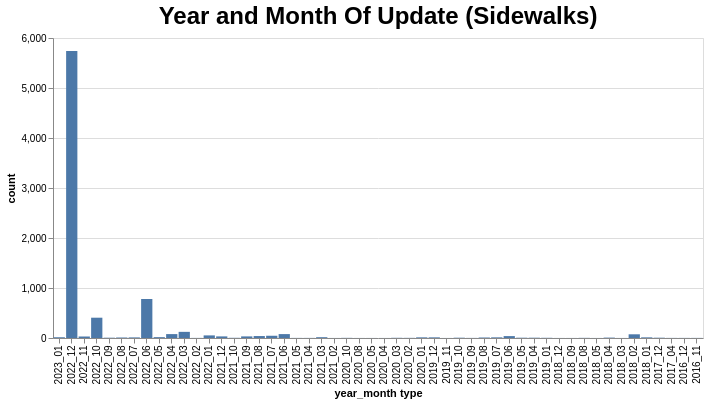

Describe this chart as a Vega-Lite specification.
### Vega-Lite specification from a JSON file in a GitHub repository (floating-point values rounded to 4 significant figures)
{"config": {"view": {"continuousWidth": 300, "continuousHeight": 300}, "title": {"fontSize": 24}}, "data": {"values": [{"year_month type": "2022_12", "count": 5741, "percent": "73.96%"}, {"year_month type": "2022_06", "count": 780, "percent": "10.05%"}, {"year_month type": "2022_10", "count": 406, "percent": "5.23%"}, {"year_month type": "2022_03", "count": 123, "percent": "1.58%"}, {"year_month type": "2021_06", "count": 78, "percent": "1.0%"}, {"year_month type": "2022_04", "count": 78, "percent": "1.0%"}, {"year_month type": "2018_02", "count": 74, "percent": "0.95%"}, {"year_month type": "2022_01", "count": 52, "percent": "0.67%"}, {"year_month type": "2021_07", "count": 45, "percent": "0.58%"}, {"year_month type": "2021_08", "count": 39, "percent": "0.5%"}, {"year_month type": "2019_06", "count": 38, "percent": "0.49%"}, {"year_month type": "2021_09", "count": 32, "percent": "0.41%"}, {"year_month type": "2021_12", "count": 32, "percent": "0.41%"}, {"year_month type": "2022_11", "count": 30, "percent": "0.39%"}, {"year_month type": "2022_05", "count": 17, "percent": "0.22%"}, {"year_month type": "2021_03", "count": 16, "percent": "0.21%"}, {"year_month type": "2023_01", "count": 15, "percent": "0.19%"}, {"year_month type": "2018_01", "count": 13, "percent": "0.17%"}, {"year_month type": "2019_07", "count": 13, "percent": "0.17%"}, {"year_month type": "2019_12", "count": 13, "percent": "0.17%"}, {"year_month type": "2020_01", "count": 13, "percent": "0.17%"}, {"year_month type": "2022_07", "count": 12, "percent": "0.15%"}, {"year_month type": "2022_08", "count": 10, "percent": "0.13%"}, {"year_month type": "2019_08", "count": 10, "percent": "0.13%"}, {"year_month type": "2018_04", "count": 8, "percent": "0.1%"}, {"year_month type": "2019_10", "count": 6, "percent": "0.08%"}, {"year_month type": "2017_12", "count": 6, "percent": "0.08%"}, {"year_month type": "2019_04", "count": 6, "percent": "0.08%"}, {"year_month type": "2022_09", "count": 6, "percent": "0.08%"}, {"year_month type": "2019_05", "count": 6, "percent": "0.08%"}, {"year_month type": "2020_03", "count": 4, "percent": "0.05%"}, {"year_month type": "2021_10", "count": 4, "percent": "0.05%"}, {"year_month type": "2019_01", "count": 4, "percent": "0.05%"}, {"year_month type": "2020_10", "count": 3, "percent": "0.04%"}, {"year_month type": "2020_02", "count": 3, "percent": "0.04%"}, {"year_month type": "2018_08", "count": 3, "percent": "0.04%"}, {"year_month type": "2021_04", "count": 2, "percent": "0.03%"}, {"year_month type": "2017_04", "count": 2, "percent": "0.03%"}, {"year_month type": "2019_09", "count": 2, "percent": "0.03%"}, {"year_month type": "2016_12", "count": 2, "percent": "0.03%"}, {"year_month type": "2021_05", "count": 2, "percent": "0.03%"}, {"year_month type": "2016_11", "count": 2, "percent": "0.03%"}, {"year_month type": "2022_02", "count": 2, "percent": "0.03%"}, {"year_month type": "2021_02", "count": 1, "percent": "0.01%"}, {"year_month type": "2020_08", "count": 1, "percent": "0.01%"}, {"year_month type": "2020_04", "count": 1, "percent": "0.01%"}, {"year_month type": "2019_11", "count": 1, "percent": "0.01%"}, {"year_month type": "2018_12", "count": 1, "percent": "0.01%"}, {"year_month type": "2018_09", "count": 1, "percent": "0.01%"}, {"year_month type": "2018_05", "count": 1, "percent": "0.01%"}, {"year_month type": "2018_03", "count": 1, "percent": "0.01%"}, {"year_month type": "2020_05", "count": 1, "percent": "0.01%"}]}, "mark": {"type": "bar"}, "encoding": {"tooltip": [{"field": "percent", "type": "nominal"}], "x": {"field": "year_month type", "sort": "-x", "type": "nominal"}, "y": {"field": "count", "type": "quantitative"}}, "height": 300, "params": [{"name": "param_8", "select": {"type": "interval", "encodings": ["x", "y"]}, "bind": "scales"}], "title": "Year and Month Of Update (Sidewalks)", "width": 650, "$schema": "https://vega.github.io/schema/vega-lite/v5.json", "datasets": {"data-5abe50cfeee292670916facf15d2772b": [{"year_month type": "2022_12", "count": 5741, "percent": "73.96%"}, {"year_month type": "2022_06", "count": 780, "percent": "10.05%"}, {"year_month type": "2022_10", "count": 406, "percent": "5.23%"}, {"year_month type": "2022_03", "count": 123, "percent": "1.58%"}, {"year_month type": "2021_06", "count": 78, "percent": "1.0%"}, {"year_month type": "2022_04", "count": 78, "percent": "1.0%"}, {"year_month type": "2018_02", "count": 74, "percent": "0.95%"}, {"year_month type": "2022_01", "count": 52, "percent": "0.67%"}, {"year_month type": "2021_07", "count": 45, "percent": "0.58%"}, {"year_month type": "2021_08", "count": 39, "percent": "0.5%"}, {"year_month type": "2019_06", "count": 38, "percent": "0.49%"}, {"year_month type": "2021_09", "count": 32, "percent": "0.41%"}, {"year_month type": "2021_12", "count": 32, "percent": "0.41%"}, {"year_month type": "2022_11", "count": 30, "percent": "0.39%"}, {"year_month type": "2022_05", "count": 17, "percent": "0.22%"}, {"year_month type": "2021_03", "count": 16, "percent": "0.21%"}, {"year_month type": "2023_01", "count": 15, "percent": "0.19%"}, {"year_month type": "2018_01", "count": 13, "percent": "0.17%"}, {"year_month type": "2019_07", "count": 13, "percent": "0.17%"}, {"year_month type": "2019_12", "count": 13, "percent": "0.17%"}, {"year_month type": "2020_01", "count": 13, "percent": "0.17%"}, {"year_month type": "2022_07", "count": 12, "percent": "0.15%"}, {"year_month type": "2022_08", "count": 10, "percent": "0.13%"}, {"year_month type": "2019_08", "count": 10, "percent": "0.13%"}, {"year_month type": "2018_04", "count": 8, "percent": "0.1%"}, {"year_month type": "2019_10", "count": 6, "percent": "0.08%"}, {"year_month type": "2017_12", "count": 6, "percent": "0.08%"}, {"year_month type": "2019_04", "count": 6, "percent": "0.08%"}, {"year_month type": "2022_09", "count": 6, "percent": "0.08%"}, {"year_month type": "2019_05", "count": 6, "percent": "0.08%"}, {"year_month type": "2020_03", "count": 4, "percent": "0.05%"}, {"year_month type": "2021_10", "count": 4, "percent": "0.05%"}, {"year_month type": "2019_01", "count": 4, "percent": "0.05%"}, {"year_month type": "2020_10", "count": 3, "percent": "0.04%"}, {"year_month type": "2020_02", "count": 3, "percent": "0.04%"}, {"year_month type": "2018_08", "count": 3, "percent": "0.04%"}, {"year_month type": "2021_04", "count": 2, "percent": "0.03%"}, {"year_month type": "2017_04", "count": 2, "percent": "0.03%"}, {"year_month type": "2019_09", "count": 2, "percent": "0.03%"}, {"year_month type": "2016_12", "count": 2, "percent": "0.03%"}, {"year_month type": "2021_05", "count": 2, "percent": "0.03%"}, {"year_month type": "2016_11", "count": 2, "percent": "0.03%"}, {"year_month type": "2022_02", "count": 2, "percent": "0.03%"}, {"year_month type": "2021_02", "count": 1, "percent": "0.01%"}, {"year_month type": "2020_08", "count": 1, "percent": "0.01%"}, {"year_month type": "2020_04", "count": 1, "percent": "0.01%"}, {"year_month type": "2019_11", "count": 1, "percent": "0.01%"}, {"year_month type": "2018_12", "count": 1, "percent": "0.01%"}, {"year_month type": "2018_09", "count": 1, "percent": "0.01%"}, {"year_month type": "2018_05", "count": 1, "percent": "0.01%"}, {"year_month type": "2018_03", "count": 1, "percent": "0.01%"}, {"year_month type": "2020_05", "count": 1, "percent": "0.01%"}]}}
